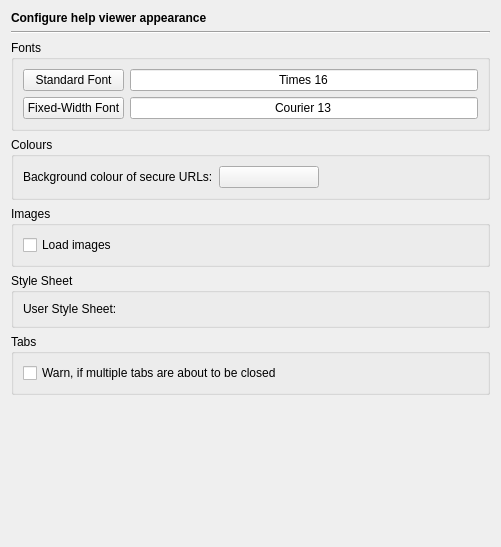
<?xml version="1.0" encoding="UTF-8"?>
<ui version="4.0">
 <class>HelpAppearancePage</class>
 <widget class="QWidget" name="HelpAppearancePage">
  <property name="geometry">
   <rect>
    <x>0</x>
    <y>0</y>
    <width>499</width>
    <height>547</height>
   </rect>
  </property>
  <layout class="QVBoxLayout" name="verticalLayout_3">
   <item>
    <widget class="QLabel" name="headerLabel">
     <property name="text">
      <string>&lt;b&gt;Configure help viewer appearance&lt;/b&gt;</string>
     </property>
    </widget>
   </item>
   <item>
    <widget class="Line" name="line17">
     <property name="frameShape">
      <enum>QFrame::HLine</enum>
     </property>
     <property name="frameShadow">
      <enum>QFrame::Sunken</enum>
     </property>
     <property name="orientation">
      <enum>Qt::Horizontal</enum>
     </property>
    </widget>
   </item>
   <item>
    <widget class="QGroupBox" name="groupBox_5">
     <property name="title">
      <string>Fonts</string>
     </property>
     <layout class="QGridLayout" name="gridLayout">
      <item row="0" column="0">
       <widget class="QPushButton" name="standardFontButton">
        <property name="toolTip">
         <string>Press to select the standard font</string>
        </property>
        <property name="text">
         <string>Standard Font</string>
        </property>
       </widget>
      </item>
      <item row="0" column="1">
       <widget class="QLineEdit" name="standardFontSample">
        <property name="focusPolicy">
         <enum>Qt::NoFocus</enum>
        </property>
        <property name="text">
         <string>Times 16</string>
        </property>
        <property name="alignment">
         <set>Qt::AlignHCenter</set>
        </property>
        <property name="readOnly">
         <bool>true</bool>
        </property>
       </widget>
      </item>
      <item row="1" column="0">
       <widget class="QPushButton" name="fixedFontButton">
        <property name="toolTip">
         <string>Press to select the fixed-width font</string>
        </property>
        <property name="text">
         <string>Fixed-Width Font</string>
        </property>
       </widget>
      </item>
      <item row="1" column="1">
       <widget class="QLineEdit" name="fixedFontSample">
        <property name="focusPolicy">
         <enum>Qt::NoFocus</enum>
        </property>
        <property name="text">
         <string>Courier 13</string>
        </property>
        <property name="alignment">
         <set>Qt::AlignHCenter</set>
        </property>
        <property name="readOnly">
         <bool>true</bool>
        </property>
       </widget>
      </item>
     </layout>
    </widget>
   </item>
   <item>
    <widget class="QGroupBox" name="groupBox_3">
     <property name="title">
      <string>Colours</string>
     </property>
     <layout class="QGridLayout" name="gridLayout_2">
      <item row="0" column="0">
       <widget class="QLabel" name="textLabel1_3">
        <property name="text">
         <string>Background colour of secure URLs:</string>
        </property>
       </widget>
      </item>
      <item row="0" column="1">
       <widget class="QPushButton" name="secureURLsColourButton">
        <property name="minimumSize">
         <size>
          <width>100</width>
          <height>0</height>
         </size>
        </property>
        <property name="toolTip">
         <string>Select the background colour for secure URLs.</string>
        </property>
        <property name="text">
         <string/>
        </property>
       </widget>
      </item>
      <item row="0" column="2">
       <spacer name="horizontalSpacer">
        <property name="orientation">
         <enum>Qt::Horizontal</enum>
        </property>
        <property name="sizeHint" stdset="0">
         <size>
          <width>141</width>
          <height>20</height>
         </size>
        </property>
       </spacer>
      </item>
     </layout>
    </widget>
   </item>
   <item>
    <widget class="QGroupBox" name="groupBox">
     <property name="title">
      <string>Images</string>
     </property>
     <layout class="QVBoxLayout" name="verticalLayout">
      <item>
       <widget class="QCheckBox" name="autoLoadImagesCheckBox">
        <property name="toolTip">
         <string>Select to load images</string>
        </property>
        <property name="text">
         <string>Load images</string>
        </property>
       </widget>
      </item>
     </layout>
    </widget>
   </item>
   <item>
    <widget class="QGroupBox" name="groupBox_2">
     <property name="title">
      <string>Style Sheet</string>
     </property>
     <layout class="QHBoxLayout" name="horizontalLayout">
      <item>
       <widget class="QLabel" name="label">
        <property name="text">
         <string>User Style Sheet:</string>
        </property>
       </widget>
      </item>
      <item>
       <widget class="E5PathPicker" name="styleSheetPicker" native="true">
        <property name="sizePolicy">
         <sizepolicy hsizetype="Expanding" vsizetype="Preferred">
          <horstretch>0</horstretch>
          <verstretch>0</verstretch>
         </sizepolicy>
        </property>
        <property name="focusPolicy">
         <enum>Qt::StrongFocus</enum>
        </property>
        <property name="toolTip">
         <string>Enter the file name of a user style sheet</string>
        </property>
       </widget>
      </item>
     </layout>
    </widget>
   </item>
   <item>
    <widget class="QGroupBox" name="tabsGroupBox">
     <property name="title">
      <string>Tabs</string>
     </property>
     <layout class="QVBoxLayout" name="verticalLayout_2">
      <item>
       <widget class="QCheckBox" name="warnOnMultipleCloseCheckBox">
        <property name="toolTip">
         <string>Select to issue a warning, if multiple tabs are about to be closed</string>
        </property>
        <property name="text">
         <string>Warn, if multiple tabs are about to be closed</string>
        </property>
       </widget>
      </item>
     </layout>
    </widget>
   </item>
   <item>
    <spacer>
     <property name="orientation">
      <enum>Qt::Vertical</enum>
     </property>
     <property name="sizeHint" stdset="0">
      <size>
       <width>479</width>
       <height>121</height>
      </size>
     </property>
    </spacer>
   </item>
  </layout>
 </widget>
 <customwidgets>
  <customwidget>
   <class>E5PathPicker</class>
   <extends>QWidget</extends>
   <header>E5Gui/E5PathPicker.h</header>
   <container>1</container>
  </customwidget>
 </customwidgets>
 <tabstops>
  <tabstop>standardFontButton</tabstop>
  <tabstop>fixedFontButton</tabstop>
  <tabstop>secureURLsColourButton</tabstop>
  <tabstop>autoLoadImagesCheckBox</tabstop>
  <tabstop>styleSheetPicker</tabstop>
  <tabstop>warnOnMultipleCloseCheckBox</tabstop>
 </tabstops>
 <resources/>
 <connections/>
</ui>
